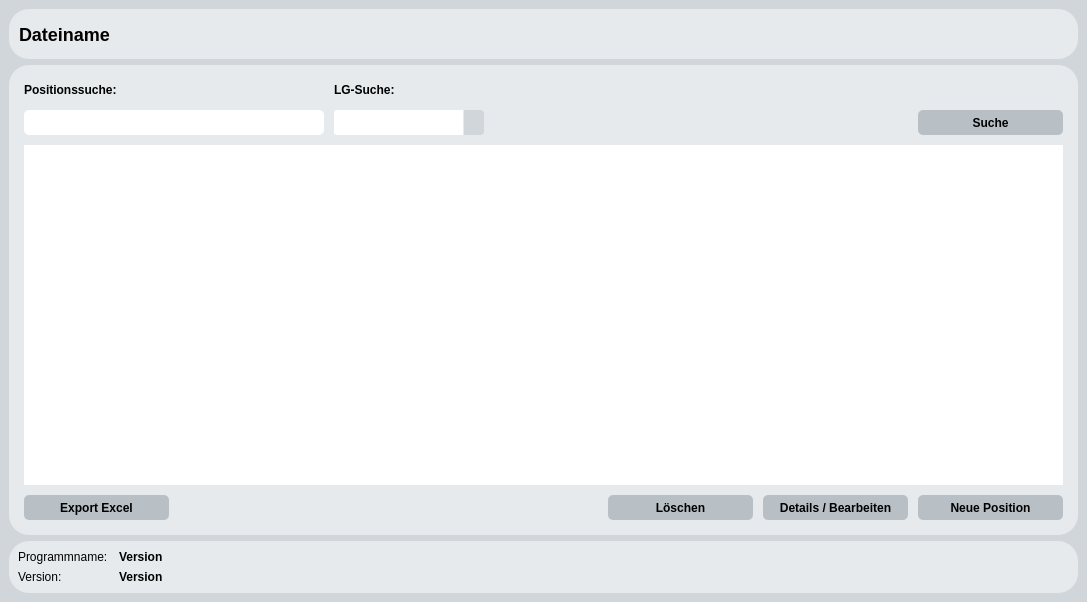
<?xml version="1.0" encoding="UTF-8"?>
<ui version="4.0">
 <class>EHPCalc</class>
 <widget class="QMainWindow" name="EHPCalc">
  <property name="geometry">
   <rect>
    <x>0</x>
    <y>0</y>
    <width>1087</width>
    <height>602</height>
   </rect>
  </property>
  <property name="minimumSize">
   <size>
    <width>730</width>
    <height>600</height>
   </size>
  </property>
  <property name="maximumSize">
   <size>
    <width>16777215</width>
    <height>16777215</height>
   </size>
  </property>
  <property name="windowTitle">
   <string>MainWindow</string>
  </property>
  <property name="styleSheet">
   <string notr="true">*{
	font-family:segoe ui;
	font-size:12px;
}

QMainWindow::separator {
    background: yellow;
    width: 10px; /* when vertical */
    height: 10px; /* when horizontal */
}

QWidget#centralwidget{
	background: #d0d6da;
}

QMenuBar{
	font-size:12px;
	background: #e7eaec;
}

QMenu{
	font-size:12px;
}

QPushButton{
	font-size:12px;
	background:#b8c0c6;
	border-style: solid;
	border-radius: 5px;
}

QPushButton:hover{
	font-size:12px;
	background:#d0d6da;
	border-style: solid;
	border-radius: 5px;
}

QPushButton:pressed{
	font-size:12px;
	background:#a1abb1;
	border-style: solid;
	border-radius: 5px;
    padding-top: 1px;
    padding-left: 2px;
}

QProgressBar{
	color: #000000;
	background-color: #d0d6da;
	border-style: none;
	border-radius: 5px;
	text-align: center;
}
QProgressBar::chunk{
border-radius: 5px;
	background-color: rgb(115, 127, 133);
}

QLineEdit{
	font-size:12px;
	border-style: solid;
	border-radius: 5px;
}

QDoubleSpinBox{
	font-size:12px;
	border-style: solid;
	border-radius: 5px;
}

QDoubleSpinBox::up-button{
    width: 20px;
	border-style: 0px solid;
	border-radius: 1px;
	background: #d0d6da;
}

QDoubleSpinBox::down-button{
    width: 20px;
	border-style: solid;
	border-radius: 1px;
	background: #d0d6da;
}

QDoubleSpinBox::up-arrow {
    image: url('//firma.local/dfs/Laufwerk-Z/Daten - Intern/Kosten/09 SQL Preisdatenbank/07_Python Oberfläche/qss/up-arrow.png');
    width: 7px;
    height: 7px;
}

QDoubleSpinBox::down-arrow {
    image: url('//firma.local/dfs/Laufwerk-Z/Daten - Intern/Kosten/09 SQL Preisdatenbank/07_Python Oberfläche/qss/down-arrow.png');
    width: 7px;
    height: 7px;
}

QLabel#lblTitle {
	font-size:18px;
}

QLabel{
	font-size:12px;
}

QDateEdit{
	font-size:12px;
	border-style: solid;
	border-radius: 5px;
}

QDateEdit::drop-down {
    subcontrol-origin: padding;
    subcontrol-position: top right;
    width: 20px;
	background: #d0d6da;

    border-left-width: 1px;
    border-left-color: #e7eaec;
    border-left-style: solid; /* just a single line */
    border-top-right-radius: 3px; /* same radius as the QComboBox */
    border-bottom-right-radius: 3px;
}

QDateEdit::down-arrow {
    image: url('//firma.local/dfs/Laufwerk-Z/Daten - Intern/Kosten/09 SQL Preisdatenbank/07_Python Oberfläche/qss/down-arrow.png');
    width: 10px;
    height: 10px;
}

QDateEdit::down-arrow:on { /* shift the arrow when popup is open */
    top: 1px;
    left: 1px;
}

QDateEdit QAbstractItemView:enabled {
	color: #000000;
	background: #e7eaec;
	selection-color: #000000;
	selection-background-color: #d0d6da;
}

QDateEdit QWidget#qt_calendar_navigationbar {
	color: #000000;
	background-color: #b8c0c6;
}


QTableView {
	font-size:12px;
    background: #ffffff;
    border-style: none;
	gridline-color: #737f86;
}

QTableView::item:selected {
	color: #000000;
	background: #d0d6da;
}

QHeaderView::section {
    background-color: #b8c0c6;
    padding: 2px;
    font-size: 12px;
	font-weight: bold;
    border-style: none;
    border-bottom: 1px solid #737f86;
	border-right: 1px solid #737f86;	
}

QHeaderView::section:horizontal
{
    border-top: 1px solid #737f86;
}

QHeaderView::section:vertical
{
    border-left: 1px solid #737f86;
	border-right: 1px solid #737f86;
}


QListView{
	font-size:12px;
	color: #000000;
	border: 0px solid;
	border-radius: 10px;
}

QListView::item 
{
    padding: 0px;
}

QListView::item:selected 
{
    border: 1px solid #d0d6da;
    border-radius: 2px;
    color: #000000;
}

QListView::item:selected:!active 
{
    background-color: #d0d6da;
    border-radius: 2px;
    color: #000000;

}

QListView::item:selected:active 
{
    background-color: #d0d6da;
    border-radius: 2px;
    color: #000000;

}

QListView::item:hover 
{
    background-color: #d0d6da;
	margin: 0px;
    border-radius: 2px;

}


/*STYLESHEET FÜR QFrame*/

QFrame#fraSideMenu, QFrame#fraTable, QFrame#fraTitle, QFrame#fraFooter {
    border-radius: 20px;
    background: #e7eaec;
}

/*STYLESHEET FÜR QGridLayout*/

QGridLayout {
    border-radius: 0px;
    background: transparent;
}

/*STYLESHEET FÜR QLabel*/

QLabel {
    border-radius: 0px;
    background: #e7eaec;
}

/*STYLESHEET FÜR QComboBox*/

QComboBox {
	font-size:12px;
    border: solid;
    border-radius: 3px;
    padding: 1px 18px 1px 3px;
    min-width: 6em;
}

QComboBox:editable {
    background: #ffffff;
}

QComboBox:!editable, QComboBox::drop-down:editable {
     background: #ffffff;
}

QComboBox:!editable:on, QComboBox::drop-down:editable:on {
    background: #ffffff;
}

QComboBox:on { /* shift the text when the popup opens */
    padding-top: 3px;
    padding-left: 4px;
}

QComboBox::drop-down {
    subcontrol-origin: padding;
    subcontrol-position: top right;
    width: 20px;
	background: #d0d6da;

    border-left-width: 1px;
    border-left-color: #e7eaec;
    border-left-style: solid; /* just a single line */
    border-top-right-radius: 3px; /* same radius as the QComboBox */
    border-bottom-right-radius: 3px;
}

QComboBox::drop-down:on {
	background:#a1abb1;
}

QComboBox::down-arrow {
    image: url('//firma.local/dfs/Laufwerk-Z/Daten - Intern/Kosten/09 SQL Preisdatenbank/07_Python Oberfläche/qss/down-arrow.png');
    width: 10px;
    height: 10px;
}

QComboBox::down-arrow:on { /* shift the arrow when popup is open */
    top: 1px;
    left: 1px;
}

QComboBox QAbstractItemView {
    border: 1px solid #d0d6da;
	border-radius: 0px;
	background: #ffffff;
	selection-color: #000000;
    selection-background-color: #d0d6da;
}</string>
  </property>
  <widget class="QWidget" name="centralwidget">
   <layout class="QGridLayout" name="gridLayout_3">
    <item row="0" column="0">
     <layout class="QGridLayout" name="gridLayout">
      <item row="2" column="0" colspan="2">
       <widget class="QFrame" name="fraFooter">
        <property name="frameShape">
         <enum>QFrame::StyledPanel</enum>
        </property>
        <property name="frameShadow">
         <enum>QFrame::Raised</enum>
        </property>
        <layout class="QGridLayout" name="gridLayout_10">
         <item row="0" column="0">
          <layout class="QGridLayout" name="gridLayout_9">
           <item row="0" column="0">
            <widget class="QLabel" name="lblLabel11">
             <property name="maximumSize">
              <size>
               <width>95</width>
               <height>20</height>
              </size>
             </property>
             <property name="font">
              <font>
               <family>segoe ui</family>
               <pointsize>-1</pointsize>
              </font>
             </property>
             <property name="text">
              <string>Programmname:</string>
             </property>
            </widget>
           </item>
           <item row="0" column="1">
            <widget class="QLabel" name="lblProgrammname">
             <property name="maximumSize">
              <size>
               <width>16777215</width>
               <height>16777215</height>
              </size>
             </property>
             <property name="font">
              <font>
               <family>segoe ui</family>
               <pointsize>-1</pointsize>
               <weight>75</weight>
               <bold>true</bold>
              </font>
             </property>
             <property name="text">
              <string>Version</string>
             </property>
            </widget>
           </item>
           <item row="1" column="0">
            <widget class="QLabel" name="lblLabel12">
             <property name="maximumSize">
              <size>
               <width>95</width>
               <height>20</height>
              </size>
             </property>
             <property name="font">
              <font>
               <family>segoe ui</family>
               <pointsize>-1</pointsize>
              </font>
             </property>
             <property name="text">
              <string>Version:</string>
             </property>
            </widget>
           </item>
           <item row="1" column="1">
            <widget class="QLabel" name="lblVersion">
             <property name="font">
              <font>
               <family>segoe ui</family>
               <pointsize>-1</pointsize>
               <weight>75</weight>
               <bold>true</bold>
              </font>
             </property>
             <property name="text">
              <string>Version</string>
             </property>
            </widget>
           </item>
          </layout>
         </item>
        </layout>
       </widget>
      </item>
      <item row="0" column="0" colspan="2">
       <widget class="QFrame" name="fraTitle">
        <property name="frameShape">
         <enum>QFrame::StyledPanel</enum>
        </property>
        <property name="frameShadow">
         <enum>QFrame::Raised</enum>
        </property>
        <layout class="QGridLayout" name="gridLayout_8">
         <property name="leftMargin">
          <number>0</number>
         </property>
         <property name="topMargin">
          <number>0</number>
         </property>
         <property name="rightMargin">
          <number>0</number>
         </property>
         <property name="bottomMargin">
          <number>0</number>
         </property>
         <item row="0" column="0">
          <layout class="QGridLayout" name="gridLayout_7">
           <property name="leftMargin">
            <number>10</number>
           </property>
           <property name="topMargin">
            <number>10</number>
           </property>
           <property name="rightMargin">
            <number>10</number>
           </property>
           <property name="bottomMargin">
            <number>10</number>
           </property>
           <item row="0" column="0">
            <widget class="QLabel" name="lblTitle">
             <property name="minimumSize">
              <size>
               <width>200</width>
               <height>30</height>
              </size>
             </property>
             <property name="maximumSize">
              <size>
               <width>16777215</width>
               <height>30</height>
              </size>
             </property>
             <property name="font">
              <font>
               <family>segoe ui</family>
               <pointsize>-1</pointsize>
               <weight>75</weight>
               <bold>true</bold>
              </font>
             </property>
             <property name="styleSheet">
              <string notr="true"/>
             </property>
             <property name="text">
              <string>Dateiname</string>
             </property>
             <property name="alignment">
              <set>Qt::AlignLeading|Qt::AlignLeft|Qt::AlignVCenter</set>
             </property>
            </widget>
           </item>
          </layout>
         </item>
        </layout>
       </widget>
      </item>
      <item row="1" column="0" colspan="2">
       <widget class="QFrame" name="fraTable">
        <property name="minimumSize">
         <size>
          <width>400</width>
          <height>300</height>
         </size>
        </property>
        <property name="maximumSize">
         <size>
          <width>16777215</width>
          <height>5000</height>
         </size>
        </property>
        <layout class="QGridLayout" name="gridLayout_5">
         <property name="leftMargin">
          <number>0</number>
         </property>
         <property name="topMargin">
          <number>0</number>
         </property>
         <property name="rightMargin">
          <number>0</number>
         </property>
         <property name="bottomMargin">
          <number>0</number>
         </property>
         <item row="0" column="0">
          <layout class="QGridLayout" name="gridLayout_4" columnstretch="0,0,0,0,0,0">
           <property name="leftMargin">
            <number>15</number>
           </property>
           <property name="topMargin">
            <number>15</number>
           </property>
           <property name="rightMargin">
            <number>15</number>
           </property>
           <property name="bottomMargin">
            <number>15</number>
           </property>
           <property name="spacing">
            <number>10</number>
           </property>
           <item row="3" column="4">
            <widget class="QPushButton" name="cmdDetail">
             <property name="minimumSize">
              <size>
               <width>145</width>
               <height>25</height>
              </size>
             </property>
             <property name="maximumSize">
              <size>
               <width>145</width>
               <height>25</height>
              </size>
             </property>
             <property name="font">
              <font>
               <family>segoe ui</family>
               <pointsize>-1</pointsize>
               <weight>75</weight>
               <bold>true</bold>
              </font>
             </property>
             <property name="styleSheet">
              <string notr="true"/>
             </property>
             <property name="text">
              <string>Details / Bearbeiten</string>
             </property>
            </widget>
           </item>
           <item row="2" column="0" colspan="6">
            <widget class="QTableWidget" name="grdEHP">
             <property name="minimumSize">
              <size>
               <width>400</width>
               <height>300</height>
              </size>
             </property>
             <property name="maximumSize">
              <size>
               <width>16777215</width>
               <height>16777215</height>
              </size>
             </property>
             <property name="font">
              <font>
               <family>segoe ui</family>
               <pointsize>-1</pointsize>
              </font>
             </property>
             <property name="autoFillBackground">
              <bool>false</bool>
             </property>
             <property name="frameShape">
              <enum>QFrame::NoFrame</enum>
             </property>
             <property name="lineWidth">
              <number>0</number>
             </property>
             <property name="sizeAdjustPolicy">
              <enum>QAbstractScrollArea::AdjustToContents</enum>
             </property>
             <property name="selectionBehavior">
              <enum>QAbstractItemView::SelectRows</enum>
             </property>
             <property name="sortingEnabled">
              <bool>true</bool>
             </property>
             <property name="rowCount">
              <number>0</number>
             </property>
             <property name="columnCount">
              <number>0</number>
             </property>
             <attribute name="horizontalHeaderCascadingSectionResizes">
              <bool>true</bool>
             </attribute>
             <attribute name="horizontalHeaderMinimumSectionSize">
              <number>20</number>
             </attribute>
             <attribute name="horizontalHeaderShowSortIndicator" stdset="0">
              <bool>true</bool>
             </attribute>
             <attribute name="horizontalHeaderStretchLastSection">
              <bool>true</bool>
             </attribute>
             <attribute name="verticalHeaderVisible">
              <bool>false</bool>
             </attribute>
             <attribute name="verticalHeaderMinimumSectionSize">
              <number>20</number>
             </attribute>
             <attribute name="verticalHeaderDefaultSectionSize">
              <number>20</number>
             </attribute>
            </widget>
           </item>
           <item row="1" column="0">
            <widget class="QLineEdit" name="txtSearchPos">
             <property name="minimumSize">
              <size>
               <width>150</width>
               <height>25</height>
              </size>
             </property>
             <property name="maximumSize">
              <size>
               <width>300</width>
               <height>25</height>
              </size>
             </property>
             <property name="font">
              <font>
               <family>segoe ui</family>
               <pointsize>-1</pointsize>
              </font>
             </property>
            </widget>
           </item>
           <item row="3" column="5">
            <widget class="QPushButton" name="cmdNewPos">
             <property name="minimumSize">
              <size>
               <width>145</width>
               <height>25</height>
              </size>
             </property>
             <property name="maximumSize">
              <size>
               <width>145</width>
               <height>25</height>
              </size>
             </property>
             <property name="font">
              <font>
               <family>segoe ui</family>
               <pointsize>-1</pointsize>
               <weight>75</weight>
               <bold>true</bold>
              </font>
             </property>
             <property name="styleSheet">
              <string notr="true"/>
             </property>
             <property name="text">
              <string>Neue Position</string>
             </property>
            </widget>
           </item>
           <item row="3" column="3">
            <widget class="QPushButton" name="cmdDelete">
             <property name="minimumSize">
              <size>
               <width>145</width>
               <height>25</height>
              </size>
             </property>
             <property name="maximumSize">
              <size>
               <width>145</width>
               <height>25</height>
              </size>
             </property>
             <property name="font">
              <font>
               <family>segoe ui</family>
               <pointsize>-1</pointsize>
               <weight>75</weight>
               <bold>true</bold>
              </font>
             </property>
             <property name="styleSheet">
              <string notr="true"/>
             </property>
             <property name="text">
              <string>Löschen</string>
             </property>
            </widget>
           </item>
           <item row="1" column="5">
            <widget class="QPushButton" name="cmdStartQuery">
             <property name="minimumSize">
              <size>
               <width>145</width>
               <height>25</height>
              </size>
             </property>
             <property name="maximumSize">
              <size>
               <width>145</width>
               <height>25</height>
              </size>
             </property>
             <property name="font">
              <font>
               <family>segoe ui</family>
               <pointsize>-1</pointsize>
               <weight>75</weight>
               <bold>true</bold>
              </font>
             </property>
             <property name="styleSheet">
              <string notr="true"/>
             </property>
             <property name="text">
              <string>Suche</string>
             </property>
            </widget>
           </item>
           <item row="0" column="1">
            <widget class="QLabel" name="lblLabel4_2">
             <property name="minimumSize">
              <size>
               <width>150</width>
               <height>20</height>
              </size>
             </property>
             <property name="maximumSize">
              <size>
               <width>300</width>
               <height>20</height>
              </size>
             </property>
             <property name="font">
              <font>
               <family>segoe ui</family>
               <pointsize>-1</pointsize>
               <weight>75</weight>
               <bold>true</bold>
              </font>
             </property>
             <property name="text">
              <string>LG-Suche:</string>
             </property>
            </widget>
           </item>
           <item row="0" column="0">
            <widget class="QLabel" name="lblLabel1">
             <property name="minimumSize">
              <size>
               <width>0</width>
               <height>20</height>
              </size>
             </property>
             <property name="maximumSize">
              <size>
               <width>300</width>
               <height>20</height>
              </size>
             </property>
             <property name="font">
              <font>
               <family>segoe ui</family>
               <pointsize>-1</pointsize>
               <weight>75</weight>
               <bold>true</bold>
              </font>
             </property>
             <property name="toolTip">
              <string>&lt;html&gt;&lt;head/&gt;&lt;body&gt;&lt;p&gt;Durch das setzen von &amp;quot;/&amp;quot; können mehrere Teilbegriffe gesucht werden.&lt;/p&gt;&lt;/body&gt;&lt;/html&gt;</string>
             </property>
             <property name="toolTipDuration">
              <number>0</number>
             </property>
             <property name="text">
              <string>Positionssuche:</string>
             </property>
            </widget>
           </item>
           <item row="1" column="1">
            <widget class="QComboBox" name="cboLG">
             <property name="minimumSize">
              <size>
               <width>111</width>
               <height>25</height>
              </size>
             </property>
             <property name="maximumSize">
              <size>
               <width>300</width>
               <height>25</height>
              </size>
             </property>
             <property name="font">
              <font>
               <family>segoe ui</family>
               <pointsize>-1</pointsize>
              </font>
             </property>
             <property name="styleSheet">
              <string notr="true"/>
             </property>
             <property name="editable">
              <bool>false</bool>
             </property>
            </widget>
           </item>
           <item row="1" column="2" colspan="3">
            <spacer name="horizontalSpacer">
             <property name="orientation">
              <enum>Qt::Horizontal</enum>
             </property>
             <property name="sizeHint" stdset="0">
              <size>
               <width>40</width>
               <height>20</height>
              </size>
             </property>
            </spacer>
           </item>
           <item row="3" column="0">
            <widget class="QPushButton" name="cmdExport">
             <property name="minimumSize">
              <size>
               <width>145</width>
               <height>25</height>
              </size>
             </property>
             <property name="maximumSize">
              <size>
               <width>145</width>
               <height>25</height>
              </size>
             </property>
             <property name="font">
              <font>
               <family>segoe ui</family>
               <pointsize>-1</pointsize>
               <weight>75</weight>
               <bold>true</bold>
              </font>
             </property>
             <property name="styleSheet">
              <string notr="true"/>
             </property>
             <property name="text">
              <string>Export Excel</string>
             </property>
            </widget>
           </item>
          </layout>
         </item>
        </layout>
       </widget>
      </item>
     </layout>
    </item>
   </layout>
  </widget>
  <widget class="QMenuBar" name="menubar">
   <property name="geometry">
    <rect>
     <x>0</x>
     <y>0</y>
     <width>1087</width>
     <height>21</height>
    </rect>
   </property>
  </widget>
 </widget>
 <resources/>
 <connections/>
</ui>
